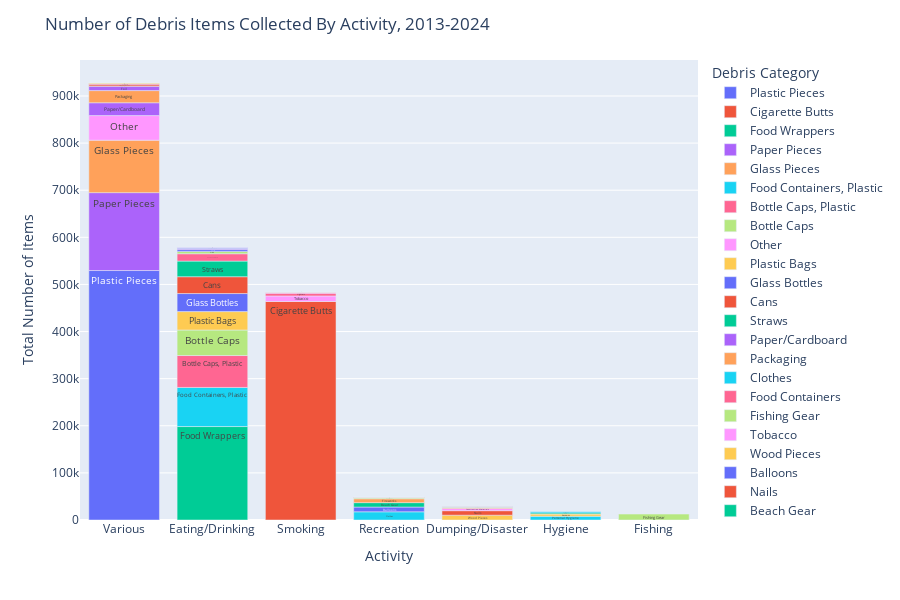

Notebook cell for this chart:
### Markdown cell above
## Debris Organized by Activity

In [NOAA's marine debris report](https://marinedebris.noaa.gov/other-reports/marine-debris-shoreline-monterey-bay-national-marine-sanctuary-assessment-behaviors-contributing-marine-debris-categories-composition-spatial-distribution-and-predictor-variables), in Section 3, trash is organized into the following activities:

* **Eating & Drinking:** Associated trash categories include utensils and plates, take-out food containers, bottles, straws, and wrappers.
* **Smoking:** Trash left behind from smoking cigarettes, cigars, and vaping included butts, packaging, containers, and other smoking items.
* **Personal Hygiene:** Items include any personal protective or sanitary products such as face masks, gloves, condoms, tampons, diapers and syringes.
* **Recreation:** Items associated with recreation on the beach or elsewhere (other than fishing) include balloons, toys, clothing, and dog waste bags.
* **Dumping and Disaster:** Industrial and household waste dumping includes trash that may originate from unintentional or illegal dumping. This category also includes items resulting from storm damage, coastal erosion, or degrading harbors. Items include appliances, construction
material, and tires.
* **Various:** Trash that could have originated from any one of the other six activities but could not be identified with a specific activity. Examples include packaging, caps and bottles that may not have contained beverages, and fragmented pieces of plastic, glass, or metal.

Here, SOS cleanup data is categorized by activity and displayed in a bar graph. It's inspired by Figure 10 in Section 3 of NOAA's report, but the pie chart is replaced with a bar chart for (in my opinion) more easily interpretable results. Activity names are sligthy modified to **Eating/Drinking**, **Smoking**, **Hygiene**, **Recreation**, **Dumping/Disaster** and **Various**.

### Code cell
fig = graph_maker.activity_graph()
fig.show()

### Figure 1 — Plotly figure (JSON) as saved in the notebook; plotly's stock layout.template omitted (floating-point values rounded to 4 significant figures)
{"data": [{"alignmentgroup": "True", "cliponaxis": false, "hovertemplate": "name=%{text}<br>activity=%{x}<br>count=%{y}<extra></extra>", "legendgroup": "Plastic Pieces", "marker": {"color": "#636efa", "pattern": {"shape": ""}}, "name": "Plastic Pieces", "offsetgroup": "Plastic Pieces", "orientation": "v", "showlegend": true, "text": ["Plastic Pieces"], "textangle": 0, "textfont": {"size": 10}, "textposition": "inside", "type": "bar", "x": ["Various"], "xaxis": "x", "y": [529500.0], "yaxis": "y"}, {"alignmentgroup": "True", "cliponaxis": false, "hovertemplate": "name=%{text}<br>activity=%{x}<br>count=%{y}<extra></extra>", "legendgroup": "Cigarette Butts", "marker": {"color": "#EF553B", "pattern": {"shape": ""}}, "name": "Cigarette Butts", "offsetgroup": "Cigarette Butts", "orientation": "v", "showlegend": true, "text": ["Cigarette Butts"], "textangle": 0, "textfont": {"size": 10}, "textposition": "inside", "type": "bar", "x": ["Smoking"], "xaxis": "x", "y": [463783], "yaxis": "y"}, {"alignmentgroup": "True", "cliponaxis": false, "hovertemplate": "name=%{text}<br>activity=%{x}<br>count=%{y}<extra></extra>", "legendgroup": "Food Wrappers", "marker": {"color": "#00cc96", "pattern": {"shape": ""}}, "name": "Food Wrappers", "offsetgroup": "Food Wrappers", "orientation": "v", "showlegend": true, "text": ["Food Wrappers"], "textangle": 0, "textfont": {"size": 10}, "textposition": "inside", "type": "bar", "x": ["Eating/Drinking"], "xaxis": "x", "y": [198366], "yaxis": "y"}, {"alignmentgroup": "True", "cliponaxis": false, "hovertemplate": "name=%{text}<br>activity=%{x}<br>count=%{y}<extra></extra>", "legendgroup": "Paper Pieces", "marker": {"color": "#ab63fa", "pattern": {"shape": ""}}, "name": "Paper Pieces", "offsetgroup": "Paper Pieces", "orientation": "v", "showlegend": true, "text": ["Paper Pieces"], "textangle": 0, "textfont": {"size": 10}, "textposition": "inside", "type": "bar", "x": ["Various"], "xaxis": "x", "y": [165349], "yaxis": "y"}, {"alignmentgroup": "True", "cliponaxis": false, "hovertemplate": "name=%{text}<br>activity=%{x}<br>count=%{y}<extra></extra>", "legendgroup": "Glass Pieces", "marker": {"color": "#FFA15A", "pattern": {"shape": ""}}, "name": "Glass Pieces", "offsetgroup": "Glass Pieces", "orientation": "v", "showlegend": true, "text": ["Glass Pieces"], "textangle": 0, "textfont": {"size": 10}, "textposition": "inside", "type": "bar", "x": ["Various"], "xaxis": "x", "y": [111268], "yaxis": "y"}, {"alignmentgroup": "True", "cliponaxis": false, "hovertemplate": "name=%{text}<br>activity=%{x}<br>count=%{y}<extra></extra>", "legendgroup": "Food Containers, Plastic", "marker": {"color": "#19d3f3", "pattern": {"shape": ""}}, "name": "Food Containers, Plastic", "offsetgroup": "Food Containers, Plastic", "orientation": "v", "showlegend": true, "text": ["Food Containers, Plastic"], "textangle": 0, "textfont": {"size": 10}, "textposition": "inside", "type": "bar", "x": ["Eating/Drinking"], "xaxis": "x", "y": [82990.0], "yaxis": "y"}, {"alignmentgroup": "True", "cliponaxis": false, "hovertemplate": "name=%{text}<br>activity=%{x}<br>count=%{y}<extra></extra>", "legendgroup": "Bottle Caps, Plastic", "marker": {"color": "#FF6692", "pattern": {"shape": ""}}, "name": "Bottle Caps, Plastic", "offsetgroup": "Bottle Caps, Plastic", "orientation": "v", "showlegend": true, "text": ["Bottle Caps, Plastic"], "textangle": 0, "textfont": {"size": 10}, "textposition": "inside", "type": "bar", "x": ["Eating/Drinking"], "xaxis": "x", "y": [67722], "yaxis": "y"}, {"alignmentgroup": "True", "cliponaxis": false, "hovertemplate": "name=%{text}<br>activity=%{x}<br>count=%{y}<extra></extra>", "legendgroup": "Bottle Caps", "marker": {"color": "#B6E880", "pattern": {"shape": ""}}, "name": "Bottle Caps", "offsetgroup": "Bottle Caps", "orientation": "v", "showlegend": true, "text": ["Bottle Caps"], "textangle": 0, "textfont": {"size": 10}, "textposition": "inside", "type": "bar", "x": ["Eating/Drinking"], "xaxis": "x", "y": [54197], "yaxis": "y"}, {"alignmentgroup": "True", "cliponaxis": false, "hovertemplate": "name=%{text}<br>activity=%{x}<br>count=%{y}<extra></extra>", "legendgroup": "Other", "marker": {"color": "#FF97FF", "pattern": {"shape": ""}}, "name": "Other", "offsetgroup": "Other", "orientation": "v", "showlegend": true, "text": ["Other"], "textangle": 0, "textfont": {"size": 10}, "textposition": "inside", "type": "bar", "x": ["Various"], "xaxis": "x", "y": [52250.0], "yaxis": "y"}, {"alignmentgroup": "True", "cliponaxis": false, "hovertemplate": "name=%{text}<br>activity=%{x}<br>count=%{y}<extra></extra>", "legendgroup": "Plastic Bags", "marker": {"color": "#FECB52", "pattern": {"shape": ""}}, "name": "Plastic Bags", "offsetgroup": "Plastic Bags", "orientation": "v", "showlegend": true, "text": ["Plastic Bags"], "textangle": 0, "textfont": {"size": 10}, "textposition": "inside", "type": "bar", "x": ["Eating/Drinking"], "xaxis": "x", "y": [39067], "yaxis": "y"}, {"alignmentgroup": "True", "cliponaxis": false, "hovertemplate": "name=%{text}<br>activity=%{x}<br>count=%{y}<extra></extra>", "legendgroup": "Glass Bottles", "marker": {"color": "#636efa", "pattern": {"shape": ""}}, "name": "Glass Bottles", "offsetgroup": "Glass Bottles", "orientation": "v", "showlegend": true, "text": ["Glass Bottles"], "textangle": 0, "textfont": {"size": 10}, "textposition": "inside", "type": "bar", "x": ["Eating/Drinking"], "xaxis": "x", "y": [38279], "yaxis": "y"}, {"alignmentgroup": "True", "cliponaxis": false, "hovertemplate": "name=%{text}<br>activity=%{x}<br>count=%{y}<extra></extra>", "legendgroup": "Cans", "marker": {"color": "#EF553B", "pattern": {"shape": ""}}, "name": "Cans", "offsetgroup": "Cans", "orientation": "v", "showlegend": true, "text": ["Cans"], "textangle": 0, "textfont": {"size": 10}, "textposition": "inside", "type": "bar", "x": ["Eating/Drinking"], "xaxis": "x", "y": [35749], "yaxis": "y"}, {"alignmentgroup": "True", "cliponaxis": false, "hovertemplate": "name=%{text}<br>activity=%{x}<br>count=%{y}<extra></extra>", "legendgroup": "Straws", "marker": {"color": "#00cc96", "pattern": {"shape": ""}}, "name": "Straws", "offsetgroup": "Straws", "orientation": "v", "showlegend": true, "text": ["Straws"], "textangle": 0, "textfont": {"size": 10}, "textposition": "inside", "type": "bar", "x": ["Eating/Drinking"], "xaxis": "x", "y": [33098], "yaxis": "y"}, {"alignmentgroup": "True", "cliponaxis": false, "hovertemplate": "name=%{text}<br>activity=%{x}<br>count=%{y}<extra></extra>", "legendgroup": "Paper/Cardboard", "marker": {"color": "#ab63fa", "pattern": {"shape": ""}}, "name": "Paper/Cardboard", "offsetgroup": "Paper/Cardboard", "orientation": "v", "showlegend": true, "text": ["Paper/Cardboard"], "textangle": 0, "textfont": {"size": 10}, "textposition": "inside", "type": "bar", "x": ["Various"], "xaxis": "x", "y": [27255], "yaxis": "y"}, {"alignmentgroup": "True", "cliponaxis": false, "hovertemplate": "name=%{text}<br>activity=%{x}<br>count=%{y}<extra></extra>", "legendgroup": "Packaging", "marker": {"color": "#FFA15A", "pattern": {"shape": ""}}, "name": "Packaging", "offsetgroup": "Packaging", "orientation": "v", "showlegend": true, "text": ["Packaging"], "textangle": 0, "textfont": {"size": 10}, "textposition": "inside", "type": "bar", "x": ["Various"], "xaxis": "x", "y": [25804], "yaxis": "y"}, {"alignmentgroup": "True", "cliponaxis": false, "hovertemplate": "name=%{text}<br>activity=%{x}<br>count=%{y}<extra></extra>", "legendgroup": "Clothes", "marker": {"color": "#19d3f3", "pattern": {"shape": ""}}, "name": "Clothes", "offsetgroup": "Clothes", "orientation": "v", "showlegend": true, "text": ["Clothes"], "textangle": 0, "textfont": {"size": 10}, "textposition": "inside", "type": "bar", "x": ["Recreation"], "xaxis": "x", "y": [17406], "yaxis": "y"}, {"alignmentgroup": "True", "cliponaxis": false, "hovertemplate": "name=%{text}<br>activity=%{x}<br>count=%{y}<extra></extra>", "legendgroup": "Food Containers", "marker": {"color": "#FF6692", "pattern": {"shape": ""}}, "name": "Food Containers", "offsetgroup": "Food Containers", "orientation": "v", "showlegend": true, "text": ["Food Containers"], "textangle": 0, "textfont": {"size": 10}, "textposition": "inside", "type": "bar", "x": ["Eating/Drinking"], "xaxis": "x", "y": [15612], "yaxis": "y"}, {"alignmentgroup": "True", "cliponaxis": false, "hovertemplate": "name=%{text}<br>activity=%{x}<br>count=%{y}<extra></extra>", "legendgroup": "Fishing Gear", "marker": {"color": "#B6E880", "pattern": {"shape": ""}}, "name": "Fishing Gear", "offsetgroup": "Fishing Gear", "orientation": "v", "showlegend": true, "text": ["Fishing Gear"], "textangle": 0, "textfont": {"size": 10}, "textposition": "inside", "type": "bar", "x": ["Fishing"], "xaxis": "x", "y": [12595], "yaxis": "y"}, {"alignmentgroup": "True", "cliponaxis": false, "hovertemplate": "name=%{text}<br>activity=%{x}<br>count=%{y}<extra></extra>", "legendgroup": "Tobacco", "marker": {"color": "#FF97FF", "pattern": {"shape": ""}}, "name": "Tobacco", "offsetgroup": "Tobacco", "orientation": "v", "showlegend": true, "text": ["Tobacco"], "textangle": 0, "textfont": {"size": 10}, "textposition": "inside", "type": "bar", "x": ["Smoking"], "xaxis": "x", "y": [11791], "yaxis": "y"}, {"alignmentgroup": "True", "cliponaxis": false, "hovertemplate": "name=%{text}<br>activity=%{x}<br>count=%{y}<extra></extra>", "legendgroup": "Wood Pieces", "marker": {"color": "#FECB52", "pattern": {"shape": ""}}, "name": "Wood Pieces", "offsetgroup": "Wood Pieces", "orientation": "v", "showlegend": true, "text": ["Wood Pieces"], "textangle": 0, "textfont": {"size": 10}, "textposition": "inside", "type": "bar", "x": ["Dumping/Disaster"], "xaxis": "x", "y": [10240.0], "yaxis": "y"}, {"alignmentgroup": "True", "cliponaxis": false, "hovertemplate": "name=%{text}<br>activity=%{x}<br>count=%{y}<extra></extra>", "legendgroup": "Balloons", "marker": {"color": "#636efa", "pattern": {"shape": ""}}, "name": "Balloons", "offsetgroup": "Balloons", "orientation": "v", "showlegend": true, "text": ["Balloons"], "textangle": 0, "textfont": {"size": 10}, "textposition": "inside", "type": "bar", "x": ["Recreation"], "xaxis": "x", "y": [10068], "yaxis": "y"}, {"alignmentgroup": "True", "cliponaxis": false, "hovertemplate": "name=%{text}<br>activity=%{x}<br>count=%{y}<extra></extra>", "legendgroup": "Nails", "marker": {"color": "#EF553B", "pattern": {"shape": ""}}, "name": "Nails", "offsetgroup": "Nails", "orientation": "v", "showlegend": true, "text": ["Nails"], "textangle": 0, "textfont": {"size": 10}, "textposition": "inside", "type": "bar", "x": ["Dumping/Disaster"], "xaxis": "x", "y": [9534], "yaxis": "y"}, {"alignmentgroup": "True", "cliponaxis": false, "hovertemplate": "name=%{text}<br>activity=%{x}<br>count=%{y}<extra></extra>", "legendgroup": "Beach Gear", "marker": {"color": "#00cc96", "pattern": {"shape": ""}}, "name": "Beach Gear", "offsetgroup": "Beach Gear", "orientation": "v", "showlegend": true, "text": ["Beach Gear"], "textangle": 0, "textfont": {"size": 10}, "textposition": "inside", "type": "bar", "x": ["Recreation"], "xaxis": "x", "y": [9373], "yaxis": "y"}, {"alignmentgroup": "True", "cliponaxis": false, "hovertemplate": "name=%{text}<br>activity=%{x}<br>count=%{y}<extra></extra>", "legendgroup": "Foil", "marker": {"color": "#ab63fa", "pattern": {"shape": ""}}, "name": "Foil", "offsetgroup": "Foil", "orientation": "v", "showlegend": true, "text": ["Foil"], "textangle": 0, "textfont": {"size": 10}, "textposition": "inside", "type": "bar", "x": ["Various"], "xaxis": "x", "y": [9049], "yaxis": "y"}, {"alignmentgroup": "True", "cliponaxis": false, "hovertemplate": "name=%{text}<br>activity=%{x}<br>count=%{y}<extra></extra>", "legendgroup": "Fireworks", "marker": {"color": "#FFA15A", "pattern": {"shape": ""}}, "name": "Fireworks", "offsetgroup": "Fireworks", "orientation": "v", "showlegend": true, "text": ["Fireworks"], "textangle": 0, "textfont": {"size": 10}, "textposition": "inside", "type": "bar", "x": ["Recreation"], "xaxis": "x", "y": [8313], "yaxis": "y"}, {"alignmentgroup": "True", "cliponaxis": false, "hovertemplate": "name=%{text}<br>activity=%{x}<br>count=%{y}<extra></extra>", "legendgroup": "Personal Hygiene", "marker": {"color": "#19d3f3", "pattern": {"shape": ""}}, "name": "Personal Hygiene", "offsetgroup": "Personal Hygiene", "orientation": "v", "showlegend": true, "text": ["Personal Hygiene"], "textangle": 0, "textfont": {"size": 10}, "textposition": "inside", "type": "bar", "x": ["Hygiene"], "xaxis": "x", "y": [7950.0], "yaxis": "y"}, {"alignmentgroup": "True", "cliponaxis": false, "hovertemplate": "name=%{text}<br>activity=%{x}<br>count=%{y}<extra></extra>", "legendgroup": "Lighters", "marker": {"color": "#FF6692", "pattern": {"shape": ""}}, "name": "Lighters", "offsetgroup": "Lighters", "orientation": "v", "showlegend": true, "text": ["Lighters"], "textangle": 0, "textfont": {"size": 10}, "textposition": "inside", "type": "bar", "x": ["Smoking"], "xaxis": "x", "y": [5818], "yaxis": "y"}, {"alignmentgroup": "True", "cliponaxis": false, "hovertemplate": "name=%{text}<br>activity=%{x}<br>count=%{y}<extra></extra>", "legendgroup": "Lids", "marker": {"color": "#B6E880", "pattern": {"shape": ""}}, "name": "Lids", "offsetgroup": "Lids", "orientation": "v", "showlegend": true, "text": ["Lids"], "textangle": 0, "textfont": {"size": 10}, "textposition": "inside", "type": "bar", "x": ["Eating/Drinking"], "xaxis": "x", "y": [4983], "yaxis": "y"}, {"alignmentgroup": "True", "cliponaxis": false, "hovertemplate": "name=%{text}<br>activity=%{x}<br>count=%{y}<extra></extra>", "legendgroup": "Construction Materials", "marker": {"color": "#FF97FF", "pattern": {"shape": ""}}, "name": "Construction Materials", "offsetgroup": "Construction Materials", "orientation": "v", "showlegend": true, "text": ["Construction Materials"], "textangle": 0, "textfont": {"size": 10}, "textposition": "inside", "type": "bar", "x": ["Dumping/Disaster"], "xaxis": "x", "y": [4802], "yaxis": "y"}, {"alignmentgroup": "True", "cliponaxis": false, "hovertemplate": "name=%{text}<br>activity=%{x}<br>count=%{y}<extra></extra>", "legendgroup": "Bandaids", "marker": {"color": "#FECB52", "pattern": {"shape": ""}}, "name": "Bandaids", "offsetgroup": "Bandaids", "orientation": "v", "showlegend": true, "text": ["Bandaids"], "textangle": 0, "textfont": {"size": 10}, "textposition": "inside", "type": "bar", "x": ["Hygiene"], "xaxis": "x", "y": [4601], "yaxis": "y"}, {"alignmentgroup": "True", "cliponaxis": false, "hovertemplate": "name=%{text}<br>activity=%{x}<br>count=%{y}<extra></extra>", "legendgroup": "Utensils", "marker": {"color": "#636efa", "pattern": {"shape": ""}}, "name": "Utensils", "offsetgroup": "Utensils", "orientation": "v", "showlegend": true, "text": ["Utensils"], "textangle": 0, "textfont": {"size": 10}, "textposition": "inside", "type": "bar", "x": ["Eating/Drinking"], "xaxis": "x", "y": [3910], "yaxis": "y"}, {"alignmentgroup": "True", "cliponaxis": false, "hovertemplate": "name=%{text}<br>activity=%{x}<br>count=%{y}<extra></extra>", "legendgroup": "Strapping Bands", "marker": {"color": "#EF553B", "pattern": {"shape": ""}}, "name": "Strapping Bands", "offsetgroup": "Strapping Bands", "orientation": "v", "showlegend": true, "text": ["Strapping Bands"], "textangle": 0, "textfont": {"size": 10}, "textposition": "inside", "type": "bar", "x": ["Various"], "xaxis": "x", "y": [3295], "yaxis": "y"}, {"alignmentgroup": "True", "cliponaxis": false, "hovertemplate": "name=%{text}<br>activity=%{x}<br>count=%{y}<extra></extra>", "legendgroup": "PPE", "marker": {"color": "#00cc96", "pattern": {"shape": ""}}, "name": "PPE", "offsetgroup": "PPE", "orientation": "v", "showlegend": true, "text": ["PPE"], "textangle": 0, "textfont": {"size": 10}, "textposition": "inside", "type": "bar", "x": ["Hygiene"], "xaxis": "x", "y": [2535], "yaxis": "y"}, {"alignmentgroup": "True", "cliponaxis": false, "hovertemplate": "name=%{text}<br>activity=%{x}<br>count=%{y}<extra></extra>", "legendgroup": "6-Pack Holders", "marker": {"color": "#ab63fa", "pattern": {"shape": ""}}, "name": "6-Pack Holders", "offsetgroup": "6-Pack Holders", "orientation": "v", "showlegend": true, "text": ["6-Pack Holders"], "textangle": 0, "textfont": {"size": 10}, "textposition": "inside", "type": "bar", "x": ["Eating/Drinking"], "xaxis": "x", "y": [2460], "yaxis": "y"}, {"alignmentgroup": "True", "cliponaxis": false, "hovertemplate": "name=%{text}<br>activity=%{x}<br>count=%{y}<extra></extra>", "legendgroup": "Batteries", "marker": {"color": "#FFA15A", "pattern": {"shape": ""}}, "name": "Batteries", "offsetgroup": "Batteries", "orientation": "v", "showlegend": true, "text": ["Batteries"], "textangle": 0, "textfont": {"size": 10}, "textposition": "inside", "type": "bar", "x": ["Dumping/Disaster"], "xaxis": "x", "y": [2374], "yaxis": "y"}, {"alignmentgroup": "True", "cliponaxis": false, "hovertemplate": "name=%{text}<br>activity=%{x}<br>count=%{y}<extra></extra>", "legendgroup": "Syringes", "marker": {"color": "#19d3f3", "pattern": {"shape": ""}}, "name": "Syringes", "offsetgroup": "Syringes", "orientation": "v", "showlegend": true, "text": ["Syringes"], "textangle": 0, "textfont": {"size": 10}, "textposition": "inside", "type": "bar", "x": ["Hygiene"], "xaxis": "x", "y": [2346], "yaxis": "y"}, {"alignmentgroup": "True", "cliponaxis": false, "hovertemplate": "name=%{text}<br>activity=%{x}<br>count=%{y}<extra></extra>", "legendgroup": "Bottles, Plastic", "marker": {"color": "#FF6692", "pattern": {"shape": ""}}, "name": "Bottles, Plastic", "offsetgroup": "Bottles, Plastic", "orientation": "v", "showlegend": true, "text": ["Bottles, Plastic"], "textangle": 0, "textfont": {"size": 10}, "textposition": "inside", "type": "bar", "x": ["Various"], "xaxis": "x", "y": [2343], "yaxis": "y"}, {"alignmentgroup": "True", "cliponaxis": false, "hovertemplate": "name=%{text}<br>activity=%{x}<br>count=%{y}<extra></extra>", "legendgroup": "Footwear", "marker": {"color": "#B6E880", "pattern": {"shape": ""}}, "name": "Footwear", "offsetgroup": "Footwear", "orientation": "v", "showlegend": true, "text": ["Footwear"], "textangle": 0, "textfont": {"size": 10}, "textposition": "inside", "type": "bar", "x": ["Recreation"], "xaxis": "x", "y": [2058.0], "yaxis": "y"}, {"alignmentgroup": "True", "cliponaxis": false, "hovertemplate": "name=%{text}<br>activity=%{x}<br>count=%{y}<extra></extra>", "legendgroup": "Cigar Tips", "marker": {"color": "#FF97FF", "pattern": {"shape": ""}}, "name": "Cigar Tips", "offsetgroup": "Cigar Tips", "orientation": "v", "showlegend": true, "text": ["Cigar Tips"], "textangle": 0, "textfont": {"size": 10}, "textposition": "inside", "type": "bar", "x": ["Smoking"], "xaxis": "x", "y": [1537], "yaxis": "y"}, {"alignmentgroup": "True", "cliponaxis": false, "hovertemplate": "name=%{text}<br>activity=%{x}<br>count=%{y}<extra></extra>", "legendgroup": "Rope", "marker": {"color": "#FECB52", "pattern": {"shape": ""}}, "name": "Rope", "offsetgroup": "Rope", "orientation": "v", "showlegend": true, "text": ["Rope"], "textangle": 0, "textfont": {"size": 10}, "textposition": "inside", "type": "bar", "x": ["Various"], "xaxis": "x", "y": [1423], "yaxis": "y"}, {"alignmentgroup": "True", "cliponaxis": false, "hovertemplate": "name=%{text}<br>activity=%{x}<br>count=%{y}<extra></extra>", "legendgroup": "Beverage Bottles", "marker": {"color": "#636efa", "pattern": {"shape": ""}}, "name": "Beverage Bottles", "offsetgroup": "Beverage Bottles", "orientation": "v", "showlegend": true, "text": ["Beverage Bottles"], "textangle": 0, "textfont": {"size": 10}, "textposition": "inside", "type": "bar", "x": ["Eating/Drinking"], "xaxis": "x", "y": [1413], "yaxis": "y"}, {"alignmentgroup": "True", "cliponaxis": false, "hovertemplate": "name=%{text}<br>activity=%{x}<br>count=%{y}<extra></extra>", "legendgroup": "Bagged Pet Waste", "marker": {"color": "#EF553B", "pattern": {"shape": ""}}, "name": "Bagged Pet Waste", "offsetgroup": "Bagged Pet Waste", "orientation": "v", "showlegend": true, "text": ["Bagged Pet Waste"], "textangle": 0, "textfont": {"size": 10}, "textposition": "inside", "type": "bar", "x": ["Recreation"], "xaxis": "x", "y": [882], "yaxis": "y"}, {"alignmentgroup": "True", "cliponaxis": false, "hovertemplate": "name=%{text}<br>activity=%{x}<br>count=%{y}<extra></extra>", "legendgroup": "Tires", "marker": {"color": "#00cc96", "pattern": {"shape": ""}}, "name": "Tires", "offsetgroup": "Tires", "orientation": "v", "showlegend": true, "text": ["Tires"], "textangle": 0, "textfont": {"size": 10}, "textposition": "inside", "type": "bar", "x": ["Dumping/Disaster"], "xaxis": "x", "y": [722.2], "yaxis": "y"}, {"alignmentgroup": "True", "cliponaxis": false, "hovertemplate": "name=%{text}<br>activity=%{x}<br>count=%{y}<extra></extra>", "legendgroup": "Beverage Pouches", "marker": {"color": "#ab63fa", "pattern": {"shape": ""}}, "name": "Beverage Pouches", "offsetgroup": "Beverage Pouches", "orientation": "v", "showlegend": true, "text": ["Beverage Pouches"], "textangle": 0, "textfont": {"size": 10}, "textposition": "inside", "type": "bar", "x": ["Eating/Drinking"], "xaxis": "x", "y": [695], "yaxis": "y"}, {"alignmentgroup": "True", "cliponaxis": false, "hovertemplate": "name=%{text}<br>activity=%{x}<br>count=%{y}<extra></extra>", "legendgroup": "E-Waste", "marker": {"color": "#FFA15A", "pattern": {"shape": ""}}, "name": "E-Waste", "offsetgroup": "E-Waste", "orientation": "v", "showlegend": true, "text": ["E-Waste"], "textangle": 0, "textfont": {"size": 10}, "textposition": "inside", "type": "bar", "x": ["Smoking"], "xaxis": "x", "y": [664], "yaxis": "y"}, {"alignmentgroup": "True", "cliponaxis": false, "hovertemplate": "name=%{text}<br>activity=%{x}<br>count=%{y}<extra></extra>", "legendgroup": "Appliances", "marker": {"color": "#19d3f3", "pattern": {"shape": ""}}, "name": "Appliances", "offsetgroup": "Appliances", "orientation": "v", "showlegend": true, "text": ["Appliances"], "textangle": 0, "textfont": {"size": 10}, "textposition": "inside", "type": "bar", "x": ["Dumping/Disaster"], "xaxis": "x", "y": [581], "yaxis": "y"}, {"alignmentgroup": "True", "cliponaxis": false, "hovertemplate": "name=%{text}<br>activity=%{x}<br>count=%{y}<extra></extra>", "legendgroup": "Car Parts", "marker": {"color": "#FF6692", "pattern": {"shape": ""}}, "name": "Car Parts", "offsetgroup": "Car Parts", "orientation": "v", "showlegend": true, "text": ["Car Parts"], "textangle": 0, "textfont": {"size": 10}, "textposition": "inside", "type": "bar", "x": ["Dumping/Disaster"], "xaxis": "x", "y": [260], "yaxis": "y"}, {"alignmentgroup": "True", "cliponaxis": false, "hovertemplate": "name=%{text}<br>activity=%{x}<br>count=%{y}<extra></extra>", "legendgroup": "Bikes", "marker": {"color": "#B6E880", "pattern": {"shape": ""}}, "name": "Bikes", "offsetgroup": "Bikes", "orientation": "v", "showlegend": true, "text": ["Bikes"], "textangle": 0, "textfont": {"size": 10}, "textposition": "inside", "type": "bar", "x": ["Recreation"], "xaxis": "x", "y": [199], "yaxis": "y"}], "layout": {"autosize": false, "barmode": "relative", "height": 600, "legend": {"title": {"text": "Debris Category"}, "tracegroupgap": 0}, "margin": {"t": 60}, "title": {"text": "Number of Debris Items Collected By Activity, 2013-2024"}, "width": 900, "xaxis": {"anchor": "y", "autorange": true, "categoryorder": "total descending", "domain": [0, 1], "range": [-0.5, 6.5], "title": {"text": "Activity"}, "type": "category"}, "yaxis": {"anchor": "x", "autorange": true, "domain": [0, 1], "range": [0, 976300.0], "title": {"text": "Total Number of Items"}, "type": "linear"}}}
